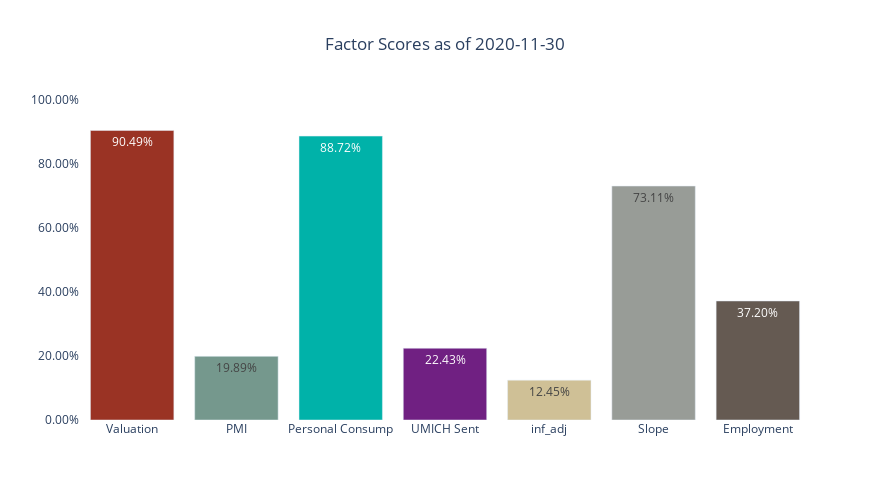

Notebook source saved alongside this figure:
### Code cell
k['2020-11-30']

### Figure 1 — Plotly figure (JSON) as saved in the notebook; plotly's stock layout.template omitted (floating-point values rounded to 4 significant figures)
{"data": [{"marker": {"color": ["#9A3324", "#75988d", "#00B2A9", "#702082", "#CFC096", "#989C97", "#655A52"]}, "text": ["90.49%", "19.89%", "88.72%", "22.43%", "12.45%", "73.11%", "37.20%"], "textposition": "inside", "type": "bar", "x": ["Valuation", "PMI", "Personal Consump", "UMICH Sent", "inf_adj", "Slope", "Employment"], "y": [0.9049, 0.1989, 0.8872, 0.2243, 0.1245, 0.7311, 0.372]}], "layout": {"height": 500, "paper_bgcolor": "white", "plot_bgcolor": "white", "title": {"text": "Factor Scores as of 2020-11-30", "x": 0.5}, "width": 890, "xaxis": {"autorange": true, "range": [-0.5, 6.5], "type": "category"}, "yaxis": {"range": [0, 1], "tickformat": ".2%", "type": "linear"}}}
